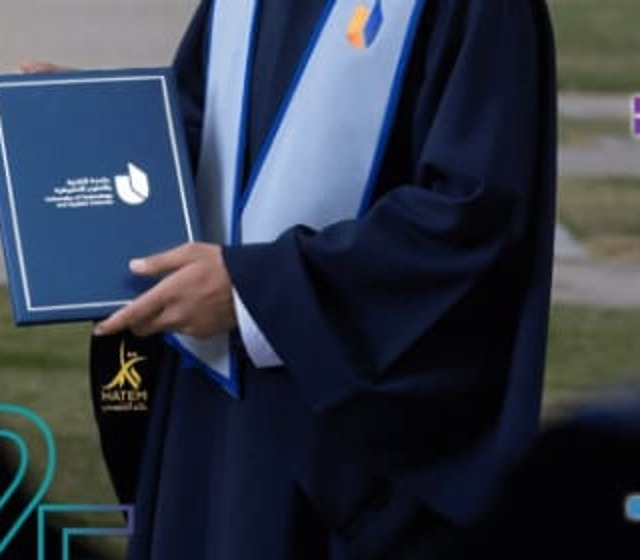
#> input picture video/src/attire_ref.jpg, 640 x 560 px
$ python cutout.py attire_ref.jpg paper.jpg 1.0
#> lines starting #> are read from the running program, lines starting #| are printed output that depends on the picture
import sys, numpy as np
from PIL import Image, ImageFilter
from collections import deque
src,dst=sys.argv[1],sys.argv[2]; tol=float(sys.argv[3]) if len(sys.argv)>3 else 22
im=np.array(Image.open(src).convert('RGB')).astype(np.int16); H,W,_=im.shape
#> after `H, W, _ = im.shape`: H = 560; W = 640
# background colour = median of border
border=np.concatenate([im[0],im[-1],im[:,0],im[:,-1]]); bg=np.median(border,0)
#> after `border = np.concatenate([im[0], im[-1], im[:, 0], im[:, -1]])`: border = 2400 rows, first 8: [160, 156, 157], [160, 156, 157], [160, 156, 157], [160, 156, 157], [159, 155, 156], [159, 155, 156], [159, 155, 156], [159, 155, 156]
#> after `bg = np.median(border, 0)`: bg = [55.5, 81.5, 67]
diff=np.abs(im-bg).max(2); sat=im.max(2)-im.min(2)
#> after `diff = np.abs(im - bg).max(2)`:
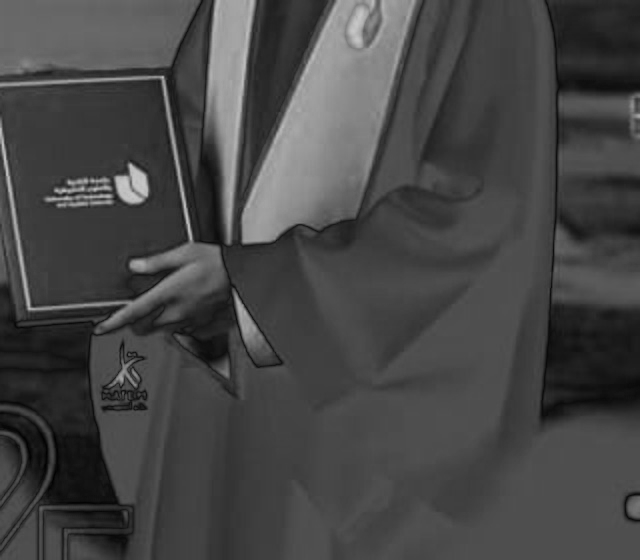
#> diff: shape (560, 640) float64; min 1.5, max 199.5, mean 70.6
#> after `sat = im.max(2) - im.min(2)`:
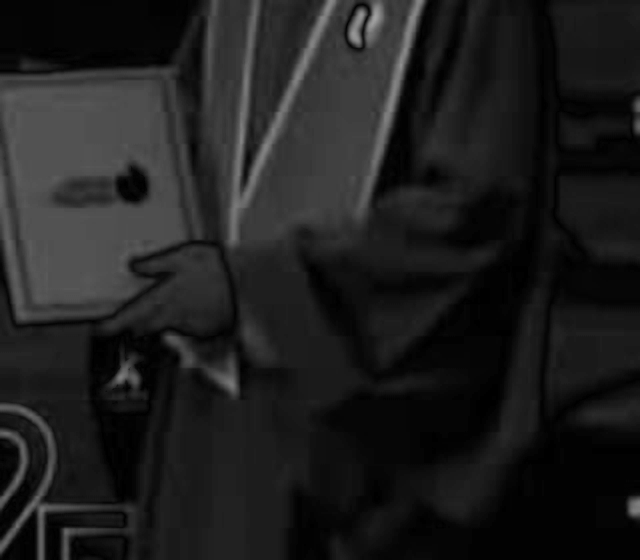
#> sat: shape (560, 640) int16; min 0, max 163, mean 30.4
cand=(diff<tol)&(sat<14)
#> cand: shape (560, 640) bool; every value is 0
mask=np.zeros((H,W),bool); q=deque()
for x in range(W):
  for y in (0,H-1):
    if cand[y,x] and not mask[y,x]: mask[y,x]=1;q.append((y,x))
for y in range(H):
  for x in (0,W-1):
    if cand[y,x] and not mask[y,x]: mask[y,x]=1;q.append((y,x))
while q:
  y,x=q.popleft()
  for dy,dx in ((1,0),(-1,0),(0,1),(0,-1)):
    ny,nx=y+dy,x+dx
    if 0<=ny<H and 0<=nx<W and cand[ny,nx] and not mask[ny,nx]: mask[ny,nx]=1;q.append((ny,nx))
a=Image.fromarray(((~mask)*255).astype(np.uint8)).filter(ImageFilter.MinFilter(3)).filter(ImageFilter.GaussianBlur(1.2))
#> a: PIL image 640x560 L; every value is 255
out=Image.open(src).convert('RGBA'); out.putalpha(a)
bb=out.getbbox(); out=out.crop(bb); out.save(dst); print(dst,out.size)
#> after `bb = out.getbbox()`: bb = (0, 0, 640, 560)
#| paper.jpg (640, 560)
